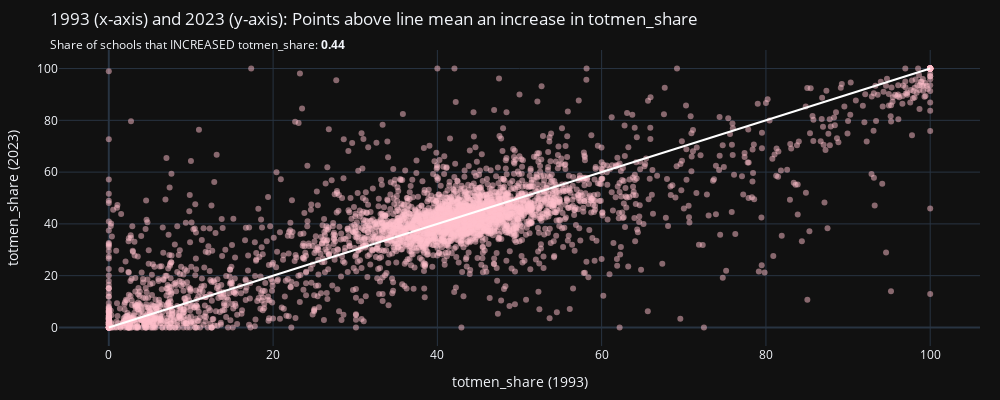

The notebook cell saved with this chart:
### Code cell
# enrollment
plot_time_differences(enroll_df,1993,2023,'totmen_share')

### Figure 1 — Plotly figure (JSON) as saved in the notebook; plotly's stock layout.template omitted (floating-point values rounded to 4 significant figures; data arrays with more than 128 entries replaced by an {"elided": "..."} marker saying what was removed)
{"data": [{"marker": {"color": "pink", "opacity": 0.5}, "mode": "markers", "type": "scatter", "x": {"elided": "3615 float values"}, "y": {"elided": "3615 float values"}}, {"marker": {"color": "white"}, "mode": "lines", "type": "scatter", "x": [0, 1, 2, 3, 4, 5, 6, 7, 8, 9, 10, 11, 12, 13, 14, 15, 16, 17, 18, 19, 20, 21, 22, 23, 24, 25, 26, 27, 28, 29, 30, 31, 32, 33, 34, 35, 36, 37, 38, 39, 40, 41, 42, 43, 44, 45, 46, 47, 48, 49, 50, 51, 52, 53, 54, 55, 56, 57, 58, 59, 60, 61, 62, 63, 64, 65, 66, 67, 68, 69, 70, 71, 72, 73, 74, 75, 76, 77, 78, 79, 80, 81, 82, 83, 84, 85, 86, 87, 88, 89, 90, 91, 92, 93, 94, 95, 96, 97, 98, 99, 100], "y": [0, 1, 2, 3, 4, 5, 6, 7, 8, 9, 10, 11, 12, 13, 14, 15, 16, 17, 18, 19, 20, 21, 22, 23, 24, 25, 26, 27, 28, 29, 30, 31, 32, 33, 34, 35, 36, 37, 38, 39, 40, 41, 42, 43, 44, 45, 46, 47, 48, 49, 50, 51, 52, 53, 54, 55, 56, 57, 58, 59, 60, 61, 62, 63, 64, 65, 66, 67, 68, 69, 70, 71, 72, 73, 74, 75, 76, 77, 78, 79, 80, 81, 82, 83, 84, 85, 86, 87, 88, 89, 90, 91, 92, 93, 94, 95, 96, 97, 98, 99, 100]}], "layout": {"height": 400, "margin": {"b": 20, "l": 20, "pad": 0, "r": 20, "t": 50}, "showlegend": false, "title": {"subtitle": {"text": "Share of schools that INCREASED totmen_share: <b>0.44"}, "text": "1993 (x-axis) and 2023 (y-axis): Points above line mean an increase in totmen_share"}, "width": 1000, "xaxis": {"title": {"text": "totmen_share (1993)"}}, "yaxis": {"title": {"text": "totmen_share (2023)"}}}}
